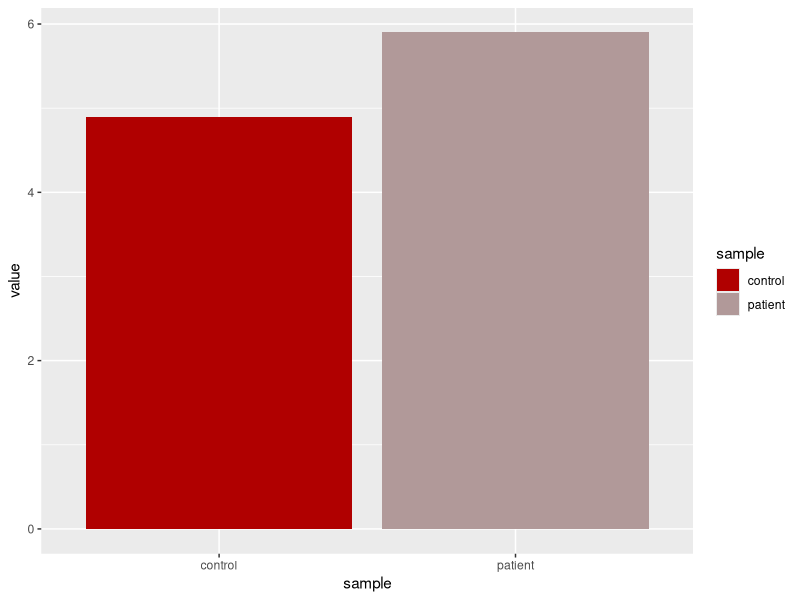

This chart was generated by the following R code:
library(ggplot2)
library(ggpubr)
library(ggthemes)
library(openxlsx)
library(data.table)
library(dplyr)

results <- read.xlsx("PIEZO-patient.xlsx")

GSH.results <- results %>% filter(experiment == "ATP")
ATP.results <- results %>% filter(experiment == "GSH")

GSH.graph <- ggplot(GSH.results, aes(sample, value, fill = sample)) + 
  
  geom_col() +
  scale_fill_manual(values = c("#b00000", "#b19999"))

ATP.graph <- ggplot(ATP.results, aes(sample, value, fill = sample)) + 
  
  geom_col() +
  scale_fill_manual(values = c("#b00000", "#b19999"))

print(ATP.graph)